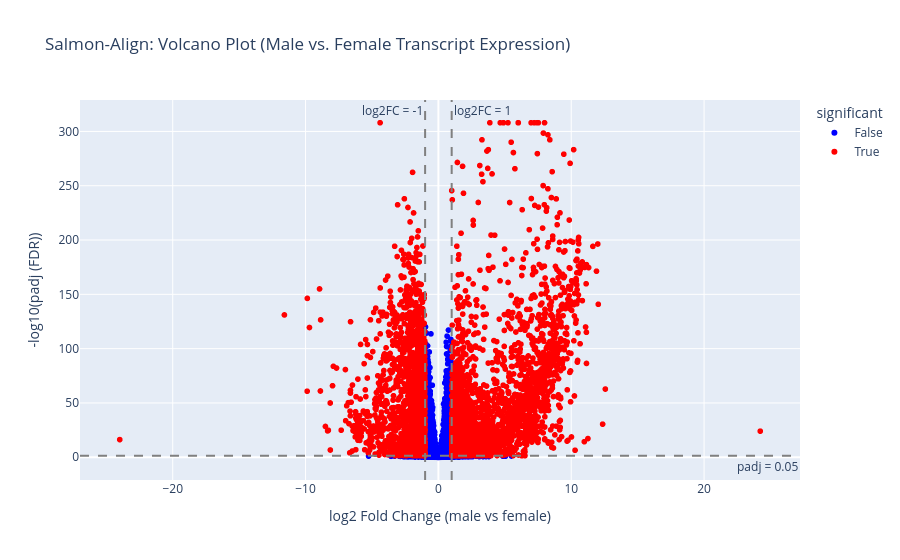

Write notebook code for a chart like this one.
### Code cell
fig = px.scatter(
    results_full_annot,
    x="log2FoldChange",
    y="neglog10_padj",
    hover_name="transcript_id",
    hover_data=["padj", "HOG", "PFAMs"],  # Use the columns that already exist
    color="significant",
    color_discrete_map={True: "red", False: "blue"},
    title="Salmon-Align: Volcano Plot (Male vs. Female Transcript Expression)"
)

fig.update_traces(textposition='top center', textfont_size=8)

fig.update_layout(
    xaxis_title="log2 Fold Change (male vs female)",
    yaxis_title="-log10(padj (FDR))",
)

# Horizontal FDR=0.05 cutoff
padj_cut = -np.log10(0.05)

fig.add_hline(
    y=padj_cut,
    line_dash="dash",
    line_color="grey",
    annotation_text="padj = 0.05",
    annotation_position="bottom right"
)

# Vertical log2FC cutoffs
fig.add_vline(
    x=-1,
    line_dash="dash",
    line_color="grey",
    annotation_text="log2FC = -1",
    annotation_position="top left"
)
fig.add_vline(
    x=1,
    line_dash="dash",
    line_color="grey",
    annotation_text="log2FC = 1",
    annotation_position="top right"
)

fig.show()


#DE genes
sig_counts = results_full_annot["significant"].sum()
higher_in_m = ((results_full_annot["significant"]) & 
               (results_full_annot["log2FoldChange"] > 0)).sum()
higher_in_f = ((results_full_annot["significant"]) & 
               (results_full_annot["log2FoldChange"] < 0)).sum()

print(f"Total significant transcripts: {sig_counts}")
print(f"Higher in males: {higher_in_m}")
print(f"Higher in females: {higher_in_f}")

### Figure 1 — Plotly figure (JSON) as saved in the notebook; plotly's stock layout.template omitted (floating-point values rounded to 4 significant figures; data arrays with more than 128 entries replaced by an {"elided": "..."} marker saying what was removed)
{"data": [{"customdata": {"elided": "10254x3 mixed values"}, "hovertemplate": "<b>%{hovertext}</b><br><br>significant=False<br>log2FoldChange=%{x}<br>neglog10_padj=%{y}<br>padj=%{customdata[0]}<br>HOG=%{customdata[1]}<br>PFAMs=%{customdata[2]}<extra></extra>", "hovertext": {"elided": "10254 str values"}, "legendgroup": "False", "marker": {"color": "blue", "symbol": "circle"}, "mode": "markers", "name": "False", "showlegend": true, "textfont": {"size": 8}, "textposition": "top center", "type": "scattergl", "x": {"elided": "10254 float values"}, "xaxis": "x", "y": {"elided": "10254 float values"}, "yaxis": "y"}, {"customdata": {"elided": "6309x3 mixed values"}, "hovertemplate": "<b>%{hovertext}</b><br><br>significant=True<br>log2FoldChange=%{x}<br>neglog10_padj=%{y}<br>padj=%{customdata[0]}<br>HOG=%{customdata[1]}<br>PFAMs=%{customdata[2]}<extra></extra>", "hovertext": {"elided": "6309 str values"}, "legendgroup": "True", "marker": {"color": "red", "symbol": "circle"}, "mode": "markers", "name": "True", "showlegend": true, "textfont": {"size": 8}, "textposition": "top center", "type": "scattergl", "x": {"elided": "6309 float values"}, "xaxis": "x", "y": {"elided": "6309 float values"}, "yaxis": "y"}], "layout": {"annotations": [{"showarrow": false, "text": "padj = 0.05", "x": 1, "xanchor": "right", "xref": "x domain", "y": 1.301, "yanchor": "top", "yref": "y"}, {"showarrow": false, "text": "log2FC = -1", "x": -1, "xanchor": "right", "xref": "x", "y": 1, "yanchor": "top", "yref": "y domain"}, {"showarrow": false, "text": "log2FC = 1", "x": 1, "xanchor": "left", "xref": "x", "y": 1, "yanchor": "top", "yref": "y domain"}], "legend": {"title": {"text": "significant"}, "tracegroupgap": 0}, "shapes": [{"line": {"color": "grey", "dash": "dash"}, "type": "line", "x0": 0, "x1": 1, "xref": "x domain", "y0": 1.301, "y1": 1.301, "yref": "y"}, {"line": {"color": "grey", "dash": "dash"}, "type": "line", "x0": -1, "x1": -1, "xref": "x", "y0": 0, "y1": 1, "yref": "y domain"}, {"line": {"color": "grey", "dash": "dash"}, "type": "line", "x0": 1, "x1": 1, "xref": "x", "y0": 0, "y1": 1, "yref": "y domain"}], "title": {"text": "Salmon-Align: Volcano Plot (Male vs. Female Transcript Expression)"}, "xaxis": {"anchor": "y", "domain": [0, 1], "title": {"text": "log2 Fold Change (male vs female)"}}, "yaxis": {"anchor": "x", "domain": [0, 1], "title": {"text": "-log10(padj (FDR))"}}}}
